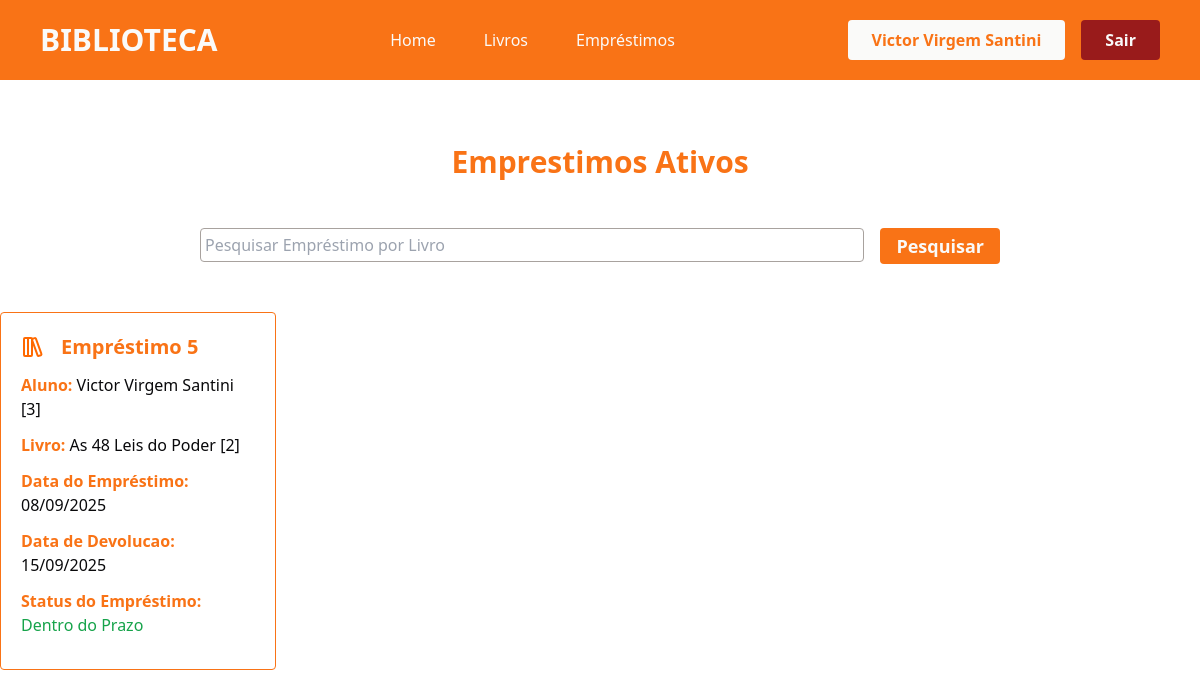
Before: /emprestimos/ (signed in) with the older database file.
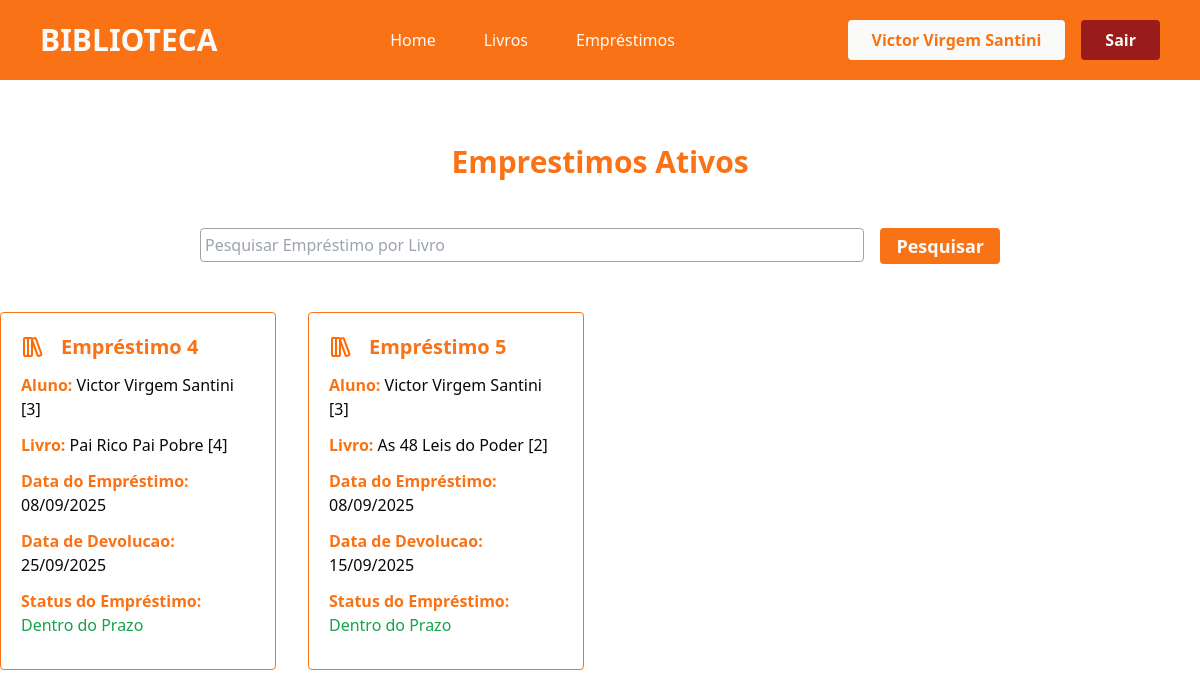
After: the same page with the newer database file.
### app/models.py (models this page shows)
class Emprestimo(db.Model):
    id = db.Column(db.Integer, primary_key=True)
    data_emprestimo = db.Column(db.DateTime, default=datetime.now)
    data_devolucao = db.Column(db.DateTime, default=datetime.now)
    user_id = db.Column(db.Integer, db.ForeignKey('user.id', name="fk_emprestimo_user"), nullable=True)
    livro_id = db.Column(db.Integer, db.ForeignKey('livro.id', name="fk_emprestimo_livro"), nullable=True)
    statusEmprestimo = db.Column(db.String(100), nullable=True)

class User(db.Model, UserMixin):
    id = db.Column(db.Integer, primary_key=True)
    nome = db.Column(db.String(100), nullable=True)
    telefone = db.Column(db.String(100), nullable=True)
    email = db.Column(db.String(100), nullable=True)
    senha = db.Column(db.String(100), nullable=True)
    emprestimos = db.relationship('Emprestimo', backref='user', lazy=True)

class Livro(db.Model):
    id = db.Column(db.Integer, primary_key=True)
    titulo = db.Column(db.String(100), nullable=True)
    autor = db.Column(db.String(100), nullable=True)
    editora = db.Column(db.String(100), nullable=True)
    anoPublicacao = db.Column(db.Integer, nullable=True)
    genero = db.Column(db.String(100), nullable=True)
    quantidade_disponivel = db.Column(db.Integer, nullable=True)
    status = db.Column(db.String(100), nullable=True)
    emprestimos = db.relationship('Emprestimo', backref='livro', lazy=True)

### app/views.py (the view)
@app.route('/emprestimos/')
@login_required
def emprestimos():
    if request.method == 'GET':
        pesquisa = request.args.get('pesquisa', '')
    dados = Emprestimo.query.join(User).order_by(Emprestimo.id)
    if pesquisa != '':
        dados = dados.join(Emprestimo.livro).filter(Livro.titulo.ilike(f'%{pesquisa}%'))
    emprestimos = {'dados' : dados.all()}
    return render_template('emprestimos.html', emprestimos=emprestimos)

### app/models.py (called while the page is built)
@login_manager.user_loader
def load_user(user_id):
    return User.query.get(user_id)

### app/templates/emprestimos.html (shortened to what this page needs)
{% extends "head.html" %}
{% block content %}
<div class="container-livros flex flex-col justify-center align-center">
    <div class="titulo mt-[4rem] flex-col justify-center items-center">
        <h2 class="text-3xl text-center text-orange-500 font-bold">Emprestimos Ativos</h2>
    </div>
    <div class="pesquisa mt-[3rem] flex justify-center">
        <form action="" method="get" class="flex flex-row gap-4 w-[800px]">
                <div class="w-full">
                    <input type="text" name="pesquisa" class="w-full border-[1px] rounded border-stone-400 px-1 py-1 outline-orange-500 outline-2" placeholder="Pesquisar Empréstimo por Livro">
                </div>
                <div class="w-70">
                    <button type="submit" class="bg-orange-500 w-full text-stone-50 font-semibold text-lg rounded py-1 px-4 hover:bg-orange-700 cursor-pointer transition-all duration-500">Pesquisar</button>
                </div>
            </form>
    </div>
    <section class="emprestimos flex justify-center mt-[3rem]">
        <div class="lista-emprestimos grid grid-cols-4 gap-[2rem] mb-[2rem] w-[1500px]" >
            {% for emp in emprestimos.dados %}
            {% if current_user.id == emp.user.id or current_user.email == 'admin@gmail.com' %}
                <div class="card-emprestimo border-orange-500 border-[1px] rounded p-5">
                    <div class="nome-svg flex flex-row gap-4 items-center justify-start">
                        <h2 class="text-xl font-semibold text-orange-500">Empréstimo {{emp.id}}</h2>
                    </div>
                    <p class="mt-3 text-orange-500 font-semibold">Aluno: <span class="text-zinc-950 font-normal">{{emp.user.nome}} [{{emp.user.id}}]</span></p>
                    <p class="mt-3 text-orange-500 font-semibold">Livro: {% if emp.livro %}<span class="text-zinc-950 font-normal">{{emp.livro.titulo}} [{{emp.livro.id}}] </span> {% else %} <span class="text-red-600 font-normal"> Livro Excluído do Sistema</span>  {% endif %}</p>
                    <p class="mt-3 text-orange-500 font-semibold">Data do Empréstimo: <span class="text-zinc-950 font-normal">{{emp.data_emprestimo.strftime('%d/%m/%Y')}}</span></p>
                    <p class="mt-3 text-orange-500 font-semibold">Data de Devolucao: <span class="text-zinc-950 font-normal">{{emp.data_devolucao.strftime('%d/%m/%Y')}}</span</p>
                    <p class="mt-3 mb-3 text-orange-500 font-semibold">Status do Empréstimo: {% if emp.statusEmprestimo == 'Devolução Atrasada' %} <span class="text-red-800 font-normal animate-pulse">{{emp.statusEmprestimo}}</span> {% elif emp.statusEmprestimo == 'Entrega Hoje' %} <span class="text-amber-500 font-normal animate-pulse">{{emp.statusEmprestimo}}</span> {% else %}  <span class="text-green-600 font-normal">{{emp.statusEmprestimo}}</span> {% endif %}</p>
                </div>
            {% endif %}
            {% endfor %}
        </div>
    </section>
</div>
{% endblock %}

Changed rows visible on the page:
now on this page (row edited): Emprestimo: id "4", user.nome "Victor Virgem Santini", user.id "3", livro.titulo "Pai Rico Pai Pobre", livro.id "4", data_emprestimo "08/09/2025", data_devolucao "25/09/2025", statusEmprestimo "Dentro do Prazo"
